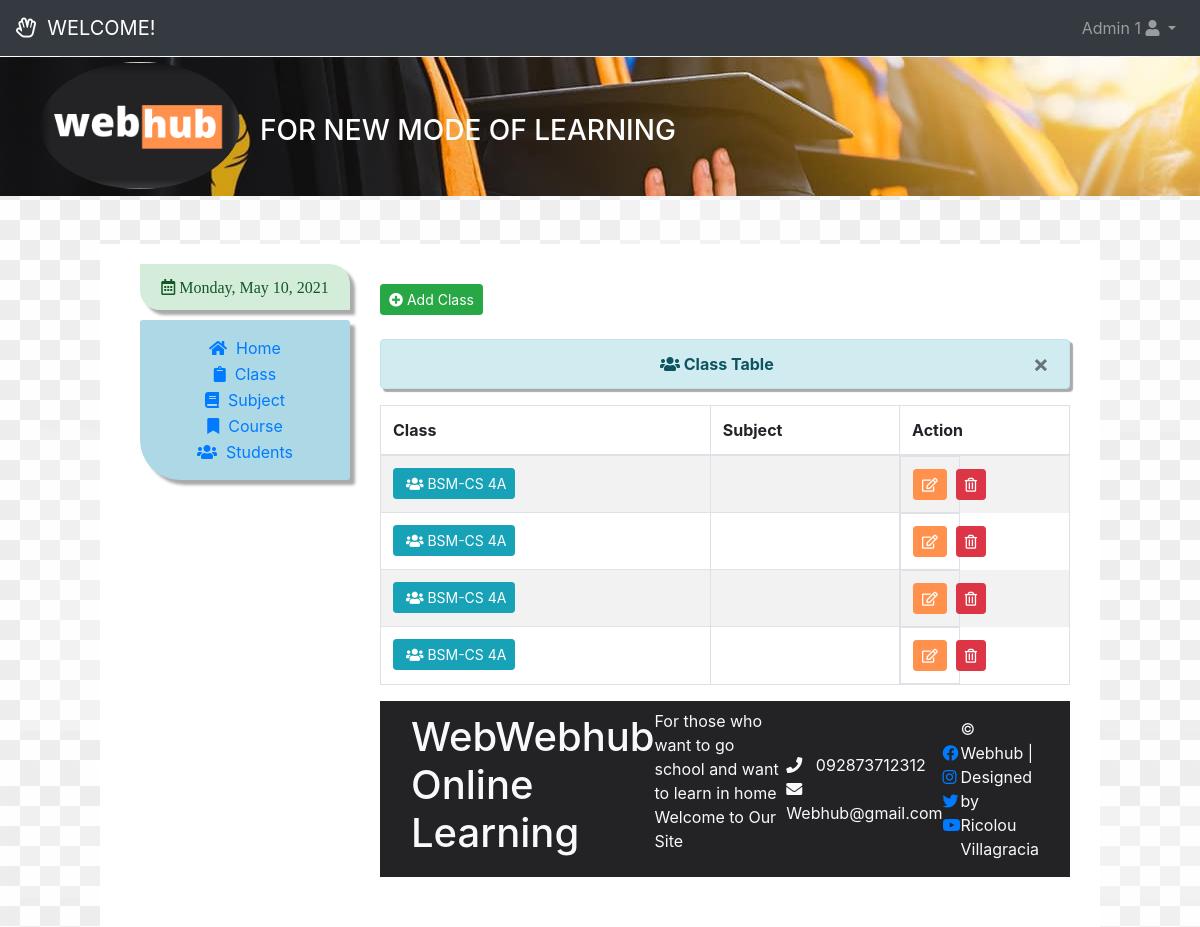
Page /teacher_class.php (signed in) on the committed database.
### tables this page shows
CREATE TABLE `class` (
  `class_id` int(11) NOT NULL,
  `course_id` varchar(20) NOT NULL,
  `subject_id` varchar(20) NOT NULL,
  `aid` varchar(11) NOT NULL,
  `sid` int(11) NOT NULL
);

### teacher_class.php (the view, shortened to what this page needs)
<?php
    include"actions/connection.php";
    include"home/header.php";
    $session_aid=$_SESSION['aid'];
?>
 <?php
    $admin_query=mysqli_query($db,"select * from admin where aid='$session_aid'")or die(mysqli_error());
    $admin_row=  mysqli_fetch_array($admin_query);
    ?>
<nav class="mb-1 navbar navbar-expand-lg navbar-dark bg-dark">
  <a class="navbar-brand" href="#"><i class="far fa-hand-spock"></i>&nbsp;&nbsp;WELCOME!</a>
  <div class="collapse navbar-collapse" id="home">
    <ul class="navbar-nav ml-auto nav-flex-icons">
      <li class="nav-item dropdown">
        <a class="nav-link dropdown-toggle" id="shome" data-toggle="dropdown"
          aria-haspopup="true" aria-expanded="false"><?php echo $admin_row['aname'] . " " . $admin_row['aid']; ?>
          <i class="fas fa-user"></i>
        </a>
      </li>
    </ul>
  </div>
</nav>
<header class="header">
  <div class="container-fluid mt-3">
    <div class="container-fluid">
      <div class="row">
        <div class="col-lg-10">
          <a class="navbar-brand" href="#">
           <img src="assets/img/logo3.png" alt="Logo" class="rounded-circle" style="width: 200px;"></a>
            <h3 class="text-left" style="margin-top: -80px; margin-left: 220px; color: white;">FOR NEW MODE OF LEARNING</h3>
        </div>
      </div>
    </div>
  </div>
</header>
<div class="sidebar">
   <div class="container-fluid mt-5">
    <div class="container-fluid">
      <div class="row">
        <div class="col-lg-3">
          <div class="alert-index alert-success" id="alert">
                        <i class="far fa-calendar-alt" id="calendar">
                        <?php
                        $Today = date('y-m-d');
                        $new = date('l, F d, Y', strtotime($Today));
                        echo $new;
                        ?></i>
          </div>
          <ul class="col1">
            <li><a href="teacher_home.php"><i class="fas fa-home"></i>&nbsp;&nbsp;Home</a></li>
            <li><a href="teacher_class.php"><i class="fas fa-clipboard"></i>&nbsp;&nbsp;Class</a></li>
            <li><a href="teacher_subject.php"><i class="fas fa-book"></i>&nbsp;&nbsp;Subject</a></li>
            <li><a href="course.php"><i class="fas fa-bookmark"></i>&nbsp;&nbsp;Course</a></li>
            <li><a href="students.php"><i class="fas fa-users"></i>&nbsp;&nbsp;Students</a></li>
          </ul>
        </div>
            <div class="col-lg-9" id="col2">
                <a href="teacher_add_class.php" class="btn btn-success btn-sm" id="close"><i class="fas fa-plus-circle"></i>&nbsp;Add Class</a>
                <br></br>
                    <table cellpadding="0" cellspacing="0" border="0" class="table table-striped table-bordered table-hover" id="example">
                        <div class="alert alert-info" id="pop">
                            <button type="button" class="close" data-dismiss="alert">&times;</button>
                            <strong><i class="fas fa-users"></i>&nbsp;Class Table</strong>
                        </div>
                        <thead>
                            <tr>
                                <th>Class</th>
                                <th>Subject</th>
                                <th>Action</th>
                            </tr>
                        </thead>
                        <tbody>
                            <?php
                            $query = mysqli_query($db,"select * from class where aid = '$session_aid'") or die(mysqli_error());
                            while ($row = mysqli_fetch_array($query)) {
                                $class_id = $row['class_id'];
                                ?>
                                <tr>
                            <td><a rel="tooltip"  title="View Class" id="<?php echo $class_id; ?>"  href="class.php<?php echo '?id='.$class_id; ?>" class="btn btn-info btn-sm">&nbsp;<i class="fas fa-users"></i>&nbsp;<?php echo $row['course_id']; ?></a></td>
                            <td><?php echo $row['subject_name']; ?></td>
                            <td width="60" style="display: flex;">
                                <a title="Update Subject" id="<?php echo $class_id; ?>" href="#class_id<?php echo $class_id; ?>" role="button" data-toggle="modal" class="btn btn-primary btn-sm"><i class="far fa-edit"></i></a>
                               &nbsp;&nbsp;<br>
                                <a title="Delete Class" id="<?php echo $class_id; ?>" href="#course_id<?php echo $class_id; ?>" role="button"  data-toggle="modal" class="btn btn-danger btn-sm"><i class="far fa-trash-alt"></i></a>
                            </td>
                            </tr>
                        <?php } ?>
                        </tbody>
                    </table>
    <?php
    include "home/footer.php";
 ?>

### assets/css/index.css (style rules this page uses)
* { box-sizing: border-box; }
.header { background: url(http://localhost/16/assets/img/4.jpg); padding: 0 0 40px 10px; margin-top: -15px; width: 100%; }
.sidebar { background: white; padding: 0 0 40px 10px; margin: 0 100px 0 100px; }
#alert { margin-top: 20px; margin-bottom: 10px; border-radius: 1px 20px; box-shadow: 5px 5px 3px #aaaaaa; text-align: center; }
#calendar { margin: 15px; }
.col1 { list-style-type: none; background: lightblue; margin-top: 10px; border-radius: 3px 3px 3px 40px; padding: 15px; box-shadow: 5px 5px 3px #aaaaaa; }
.col1 li { text-align: center; padding: 1px; }
.col1 i { -webkit-transition: 0.4s ease-out; -moz-transition: 0.4s ease-out; transition: 0.4s ease-out; }
#col2 { margin: 40px 0 10px 0; }
#pop { box-shadow: 3px 3px 1px #aaaaaa; text-align: center; }

### assets/css/home.css (style rules this page uses)
.btn-primary, .btn-primary:hover, .btn-primary:active, .btn-primary:visited { background-color: #FF914D !important; border-color: #FF914D !important; }

### rows in the picture
class: course "BSM-CS 4A"
class: course "BSM-CS 4A"
class: course "BSM-CS 4A"
class: course "BSM-CS 4A"

### other values in the picture
$admin_row['aname'] "Admin"
$admin_row['aid'] "1"
